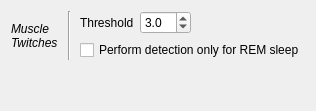
                        <widget class="QWidget" name="_mt_page">
                         <layout class="QVBoxLayout" name="verticalLayout_27">
                          <item>
                           <layout class="QGridLayout" name="gridLayout_29">
                            <property name="topMargin">
                             <number>0</number>
                            </property>
                            <item row="0" column="3">
                             <widget class="QDoubleSpinBox" name="_ToolMTTh">
                              <property name="toolTip">
                               <string>&lt;html&gt;&lt;head/&gt;&lt;body&gt;&lt;p&gt;Number of standard deviation of the derivative signal&lt;/p&gt;&lt;/body&gt;&lt;/html&gt;</string>
                              </property>
                              <property name="decimals">
                               <number>1</number>
                              </property>
                              <property name="maximum">
                               <double>20.000000000000000</double>
                              </property>
                              <property name="value">
                               <double>3.000000000000000</double>
                              </property>
                             </widget>
                            </item>
                            <item row="0" column="2">
                             <widget class="QLabel" name="label_93">
                              <property name="text">
                               <string>Threshold</string>
                              </property>
                             </widget>
                            </item>
                            <item row="1" column="2" colspan="4">
                             <widget class="QCheckBox" name="_ToolMTOnly">
                              <property name="text">
                               <string>Perform detection only for REM sleep</string>
                              </property>
                             </widget>
                            </item>
                            <item row="0" column="1" rowspan="2">
                             <widget class="Line" name="line_37">
                              <property name="minimumSize">
                               <size>
                                <width>10</width>
                                <height>0</height>
                               </size>
                              </property>
                              <property name="orientation">
                               <enum>Qt::Vertical</enum>
                              </property>
                             </widget>
                            </item>
                            <item row="0" column="0" rowspan="2">
                             <widget class="QLabel" name="label_94">
                              <property name="font">
                               <font>
                                <italic>true</italic>
                               </font>
                              </property>
                              <property name="text">
                               <string>Muscle
Twitches</string>
                              </property>
                             </widget>
                            </item>
                            <item row="0" column="4">
                             <spacer name="horizontalSpacer_42">
                              <property name="orientation">
                               <enum>Qt::Horizontal</enum>
                              </property>
                              <property name="sizeHint" stdset="0">
                               <size>
                                <width>40</width>
                                <height>20</height>
                               </size>
                              </property>
                             </spacer>
                            </item>
                           </layout>
                          </item>
                          <item>
                           <spacer name="verticalSpacer_13">
                            <property name="orientation">
                             <enum>Qt::Vertical</enum>
                            </property>
                            <property name="sizeHint" stdset="0">
                             <size>
                              <width>20</width>
                              <height>40</height>
                             </size>
                            </property>
                           </spacer>
                          </item>
                         </layout>
                        </widget>
